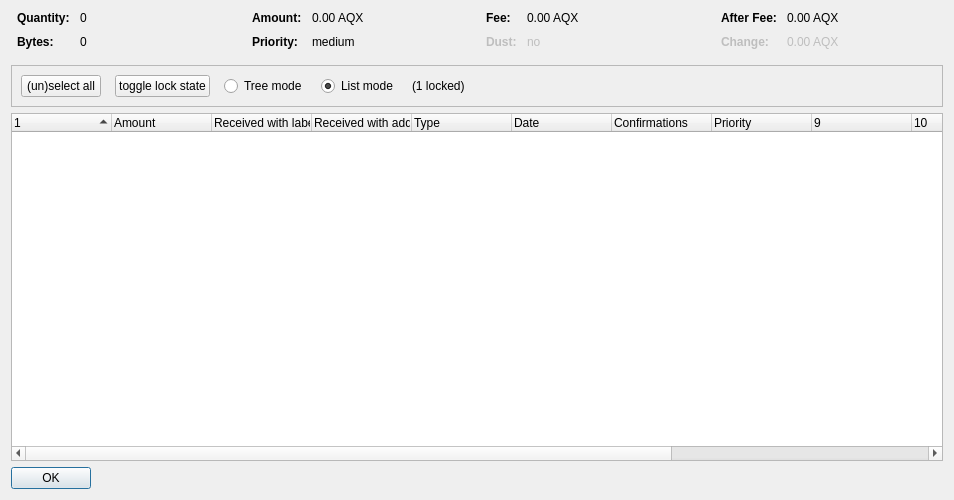
<?xml version="1.0" encoding="UTF-8"?>
<ui version="4.0">
 <class>CoinControlDialog</class>
 <widget class="QDialog" name="CoinControlDialog">
  <property name="geometry">
   <rect>
    <x>0</x>
    <y>0</y>
    <width>954</width>
    <height>500</height>
   </rect>
  </property>
  <property name="windowTitle">
   <string>Coin Selection</string>
  </property>
  <layout class="QVBoxLayout" name="verticalLayout">
   <item>
    <layout class="QHBoxLayout" name="horizontalLayoutTop" stretch="0,0,0,0">
     <property name="topMargin">
      <number>0</number>
     </property>
     <property name="bottomMargin">
      <number>10</number>
     </property>
     <item>
      <layout class="QFormLayout" name="formLayoutCoinControl1">
       <property name="horizontalSpacing">
        <number>10</number>
       </property>
       <property name="verticalSpacing">
        <number>10</number>
       </property>
       <property name="leftMargin">
        <number>6</number>
       </property>
       <property name="rightMargin">
        <number>6</number>
       </property>
       <item row="0" column="0">
        <widget class="QLabel" name="labelCoinControlQuantityText">
         <property name="font">
          <font>
           <weight>75</weight>
           <bold>true</bold>
          </font>
         </property>
         <property name="text">
          <string>Quantity:</string>
         </property>
        </widget>
       </item>
       <item row="0" column="1">
        <widget class="QLabel" name="labelCoinControlQuantity">
         <property name="cursor">
          <cursorShape>IBeamCursor</cursorShape>
         </property>
         <property name="contextMenuPolicy">
          <enum>Qt::ActionsContextMenu</enum>
         </property>
         <property name="text">
          <string notr="true">0</string>
         </property>
         <property name="textInteractionFlags">
          <set>Qt::LinksAccessibleByMouse|Qt::TextSelectableByKeyboard|Qt::TextSelectableByMouse</set>
         </property>
        </widget>
       </item>
       <item row="1" column="0">
        <widget class="QLabel" name="labelCoinControlBytesText">
         <property name="font">
          <font>
           <weight>75</weight>
           <bold>true</bold>
          </font>
         </property>
         <property name="text">
          <string>Bytes:</string>
         </property>
        </widget>
       </item>
       <item row="1" column="1">
        <widget class="QLabel" name="labelCoinControlBytes">
         <property name="cursor">
          <cursorShape>IBeamCursor</cursorShape>
         </property>
         <property name="contextMenuPolicy">
          <enum>Qt::ActionsContextMenu</enum>
         </property>
         <property name="text">
          <string notr="true">0</string>
         </property>
         <property name="textInteractionFlags">
          <set>Qt::LinksAccessibleByMouse|Qt::TextSelectableByKeyboard|Qt::TextSelectableByMouse</set>
         </property>
        </widget>
       </item>
      </layout>
     </item>
     <item>
      <layout class="QFormLayout" name="formLayoutCoinControl2">
       <property name="horizontalSpacing">
        <number>10</number>
       </property>
       <property name="verticalSpacing">
        <number>10</number>
       </property>
       <property name="leftMargin">
        <number>6</number>
       </property>
       <property name="rightMargin">
        <number>6</number>
       </property>
       <item row="0" column="0">
        <widget class="QLabel" name="labelCoinControlAmountText">
         <property name="font">
          <font>
           <weight>75</weight>
           <bold>true</bold>
          </font>
         </property>
         <property name="text">
          <string>Amount:</string>
         </property>
        </widget>
       </item>
       <item row="0" column="1">
        <widget class="QLabel" name="labelCoinControlAmount">
         <property name="cursor">
          <cursorShape>IBeamCursor</cursorShape>
         </property>
         <property name="contextMenuPolicy">
          <enum>Qt::ActionsContextMenu</enum>
         </property>
         <property name="text">
          <string notr="true">0.00 AQX</string>
         </property>
         <property name="textInteractionFlags">
          <set>Qt::LinksAccessibleByMouse|Qt::TextSelectableByKeyboard|Qt::TextSelectableByMouse</set>
         </property>
        </widget>
       </item>
       <item row="1" column="0">
        <widget class="QLabel" name="labelCoinControlPriorityText">
         <property name="font">
          <font>
           <weight>75</weight>
           <bold>true</bold>
          </font>
         </property>
         <property name="text">
          <string>Priority:</string>
         </property>
        </widget>
       </item>
       <item row="1" column="1">
        <widget class="QLabel" name="labelCoinControlPriority">
         <property name="cursor">
          <cursorShape>IBeamCursor</cursorShape>
         </property>
         <property name="contextMenuPolicy">
          <enum>Qt::ActionsContextMenu</enum>
         </property>
         <property name="text">
          <string>medium</string>
         </property>
         <property name="textInteractionFlags">
          <set>Qt::LinksAccessibleByMouse|Qt::TextSelectableByKeyboard|Qt::TextSelectableByMouse</set>
         </property>
        </widget>
       </item>
      </layout>
     </item>
     <item>
      <layout class="QFormLayout" name="formLayoutCoinControl3">
       <property name="horizontalSpacing">
        <number>10</number>
       </property>
       <property name="verticalSpacing">
        <number>10</number>
       </property>
       <property name="leftMargin">
        <number>6</number>
       </property>
       <property name="rightMargin">
        <number>6</number>
       </property>
       <item row="0" column="0">
        <widget class="QLabel" name="labelCoinControlFeeText">
         <property name="font">
          <font>
           <weight>75</weight>
           <bold>true</bold>
          </font>
         </property>
         <property name="text">
          <string>Fee:</string>
         </property>
        </widget>
       </item>
       <item row="0" column="1">
        <widget class="QLabel" name="labelCoinControlFee">
         <property name="cursor">
          <cursorShape>IBeamCursor</cursorShape>
         </property>
         <property name="contextMenuPolicy">
          <enum>Qt::ActionsContextMenu</enum>
         </property>
         <property name="text">
          <string notr="true">0.00 AQX</string>
         </property>
         <property name="textInteractionFlags">
          <set>Qt::LinksAccessibleByMouse|Qt::TextSelectableByKeyboard|Qt::TextSelectableByMouse</set>
         </property>
        </widget>
       </item>
       <item row="1" column="0">
        <widget class="QLabel" name="labelCoinControlLowOutputText">
         <property name="enabled">
          <bool>false</bool>
         </property>
         <property name="font">
          <font>
           <weight>75</weight>
           <bold>true</bold>
          </font>
         </property>
         <property name="text">
          <string>Dust:</string>
         </property>
        </widget>
       </item>
       <item row="1" column="1">
        <widget class="QLabel" name="labelCoinControlLowOutput">
         <property name="enabled">
          <bool>false</bool>
         </property>
         <property name="cursor">
          <cursorShape>IBeamCursor</cursorShape>
         </property>
         <property name="contextMenuPolicy">
          <enum>Qt::ActionsContextMenu</enum>
         </property>
         <property name="text">
          <string>no</string>
         </property>
         <property name="textInteractionFlags">
          <set>Qt::LinksAccessibleByMouse|Qt::TextSelectableByKeyboard|Qt::TextSelectableByMouse</set>
         </property>
        </widget>
       </item>
      </layout>
     </item>
     <item>
      <layout class="QFormLayout" name="formLayoutCoinControl4">
       <property name="horizontalSpacing">
        <number>10</number>
       </property>
       <property name="verticalSpacing">
        <number>10</number>
       </property>
       <property name="leftMargin">
        <number>6</number>
       </property>
       <property name="rightMargin">
        <number>6</number>
       </property>
       <item row="0" column="0">
        <widget class="QLabel" name="labelCoinControlAfterFeeText">
         <property name="font">
          <font>
           <weight>75</weight>
           <bold>true</bold>
          </font>
         </property>
         <property name="text">
          <string>After Fee:</string>
         </property>
        </widget>
       </item>
       <item row="0" column="1">
        <widget class="QLabel" name="labelCoinControlAfterFee">
         <property name="cursor">
          <cursorShape>IBeamCursor</cursorShape>
         </property>
         <property name="contextMenuPolicy">
          <enum>Qt::ActionsContextMenu</enum>
         </property>
         <property name="text">
          <string notr="true">0.00 AQX</string>
         </property>
         <property name="textInteractionFlags">
          <set>Qt::LinksAccessibleByMouse|Qt::TextSelectableByKeyboard|Qt::TextSelectableByMouse</set>
         </property>
        </widget>
       </item>
       <item row="1" column="0">
        <widget class="QLabel" name="labelCoinControlChangeText">
         <property name="enabled">
          <bool>false</bool>
         </property>
         <property name="font">
          <font>
           <weight>75</weight>
           <bold>true</bold>
          </font>
         </property>
         <property name="text">
          <string>Change:</string>
         </property>
        </widget>
       </item>
       <item row="1" column="1">
        <widget class="QLabel" name="labelCoinControlChange">
         <property name="enabled">
          <bool>false</bool>
         </property>
         <property name="cursor">
          <cursorShape>IBeamCursor</cursorShape>
         </property>
         <property name="contextMenuPolicy">
          <enum>Qt::ActionsContextMenu</enum>
         </property>
         <property name="text">
          <string notr="true">0.00 AQX</string>
         </property>
         <property name="textInteractionFlags">
          <set>Qt::LinksAccessibleByMouse|Qt::TextSelectableByKeyboard|Qt::TextSelectableByMouse</set>
         </property>
        </widget>
       </item>
      </layout>
     </item>
    </layout>
   </item>
   <item>
    <widget class="QFrame" name="frame">
     <property name="minimumSize">
      <size>
       <width>0</width>
       <height>40</height>
      </size>
     </property>
     <property name="frameShape">
      <enum>QFrame::StyledPanel</enum>
     </property>
     <property name="frameShadow">
      <enum>QFrame::Sunken</enum>
     </property>
     <layout class="QHBoxLayout" name="horizontalLayout">
      <item>
       <layout class="QHBoxLayout" name="horizontalLayoutPanel" stretch="0,0,0,0,0,0">
        <property name="spacing">
         <number>14</number>
        </property>
        <item>
         <widget class="QPushButton" name="pushButtonSelectAll">
          <property name="sizePolicy">
           <sizepolicy hsizetype="Maximum" vsizetype="Fixed">
            <horstretch>0</horstretch>
            <verstretch>0</verstretch>
           </sizepolicy>
          </property>
          <property name="text">
           <string>(un)select all</string>
          </property>
          <property name="autoDefault">
           <bool>false</bool>
          </property>
         </widget>
        </item>
        <item>
         <widget class="QPushButton" name="pushButtonToggleLock">
          <property name="sizePolicy">
           <sizepolicy hsizetype="Maximum" vsizetype="Fixed">
            <horstretch>0</horstretch>
            <verstretch>0</verstretch>
           </sizepolicy>
          </property>
          <property name="text">
           <string>toggle lock state</string>
          </property>
          <property name="autoDefault">
           <bool>false</bool>
          </property>
         </widget>
        </item>
        <item>
         <widget class="QRadioButton" name="radioTreeMode">
          <property name="sizePolicy">
           <sizepolicy hsizetype="Maximum" vsizetype="Fixed">
            <horstretch>0</horstretch>
            <verstretch>0</verstretch>
           </sizepolicy>
          </property>
          <property name="text">
           <string>Tree mode</string>
          </property>
         </widget>
        </item>
        <item>
         <widget class="QRadioButton" name="radioListMode">
          <property name="sizePolicy">
           <sizepolicy hsizetype="Maximum" vsizetype="Fixed">
            <horstretch>0</horstretch>
            <verstretch>0</verstretch>
           </sizepolicy>
          </property>
          <property name="text">
           <string>List mode</string>
          </property>
          <property name="checked">
           <bool>true</bool>
          </property>
         </widget>
        </item>
        <item>
         <widget class="QLabel" name="labelLocked">
          <property name="text">
           <string>(1 locked)</string>
          </property>
         </widget>
        </item>
        <item>
         <spacer name="horizontalSpacer">
          <property name="orientation">
           <enum>Qt::Horizontal</enum>
          </property>
          <property name="sizeHint" stdset="0">
           <size>
            <width>40</width>
            <height>20</height>
           </size>
          </property>
         </spacer>
        </item>
       </layout>
      </item>
     </layout>
    </widget>
   </item>
   <item>
    <widget class="CoinControlTreeWidget" name="treeWidget">
     <property name="contextMenuPolicy">
      <enum>Qt::CustomContextMenu</enum>
     </property>
     <property name="sortingEnabled">
      <bool>false</bool>
     </property>
     <property name="columnCount">
      <number>13</number>
     </property>
     <attribute name="headerShowSortIndicator" stdset="0">
      <bool>true</bool>
     </attribute>
     <attribute name="headerStretchLastSection">
      <bool>false</bool>
     </attribute>
     <column>
      <property name="text">
       <string/>
      </property>
     </column>
     <column>
      <property name="text">
       <string>Amount</string>
      </property>
     </column>
     <column>
      <property name="text">
       <string>Received with label</string>
      </property>
     </column>
     <column>
      <property name="text">
       <string>Received with address</string>
      </property>
     </column>
     <column>
      <property name="text">
	<string>Type</string>
      </property>
     </column>
     <column>
      <property name="text">	 
       <string>Date</string>
      </property>
     </column>
     <column>
      <property name="text">
       <string>Confirmations</string>
      </property>
      <property name="toolTip">
       <string>Confirmed</string>
      </property>
     </column>
     <column>
      <property name="text">
       <string>Priority</string>
      </property>
     </column>
     <column>
      <property name="text">
       <string/>
      </property>
     </column>
     <column>
      <property name="text">
       <string/>
      </property>
     </column>
     <column>
      <property name="text">
       <string/>
      </property>
     </column>
     <column>
      <property name="text">
       <string/>
      </property>
     </column>
     <column>
      <property name="text">
       <string/>
      </property>
     </column>
    </widget>
   </item>
   <item>
    <widget class="QDialogButtonBox" name="buttonBox">
     <property name="sizePolicy">
      <sizepolicy hsizetype="Maximum" vsizetype="Fixed">
       <horstretch>0</horstretch>
       <verstretch>0</verstretch>
      </sizepolicy>
     </property>
     <property name="orientation">
      <enum>Qt::Horizontal</enum>
     </property>
     <property name="standardButtons">
      <set>QDialogButtonBox::Ok</set>
     </property>
    </widget>
   </item>
  </layout>
 </widget>
 <customwidgets>
  <customwidget>
   <class>CoinControlTreeWidget</class>
   <extends>QTreeWidget</extends>
   <header>coincontroltreewidget.h</header>
  </customwidget>
 </customwidgets>
 <resources/>
 <connections/>
</ui>
